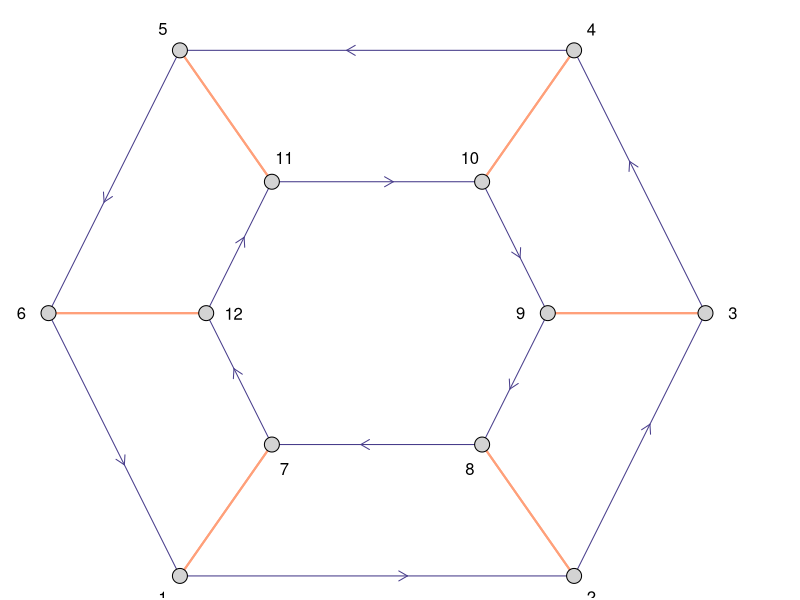

Recreate this plot in R. (Note: this script raises an error after producing the figure.)
#A5 in terms of generators and relations


# If I knew what CSS was this part might be less ugly.

# Bold serif fonts for headings, like "Cayley Graph" or "Permutations"
kahua.s <- "font-weight: bold; font-family: 'Liberation Serif', 'Nimbus Roman No 9 L', 'Hoefler Text', 'Times', 'Times New Roman', serif"

# Decent-sized sans serif fonts for subheadings like "Rewrite Rules" or "Defining Relations"
kahua   <- "font-size:large; font-family: 'Liberation Sans', 'Nimbus Sans L', 'Lucida Sans Unicode', 'Lucida Grande', 'FreeSans', 'Helvetica Neue', 'Helvetica', sans-serif"

# Formatting on the generators; 'r' gets royalblue, 'f' gets darkorange, both fixed-width fonts
kahuaf <- "<span style = \"color:darkorange; font-weight: bold; font-family: 'Liberation Mono', 'Nimbus Mono L', 'DejaVu Mono', 'Bitstream Sans Mono', 'Bitstream Vera Mono', 'Lucida Console', 'Andale Mono', 'Courier New', monospace\">f</span>"
kahuar <- "<span style = \"color:royalblue; font-weight: bold; font-family: 'Liberation Mono', 'Nimbus Mono L', 'DejaVu Mono', 'Bitstream Sans Mono', 'Bitstream Vera Mono', 'Lucida Console', 'Andale Mono', 'Courier New', monospace\">r</span>"
identiteit <- "<span style = \"font-weight: bold; font-family: 'Liberation Serif', 'Nimbus Roman No 9 L', 'Hoefler Text', 'Times', 'Times New Roman', serif\">I</span>"
# here's some fixed-width whitespace so that we can kludge in some text alignment between lines
whitespace <- "<span style = \"font-weight: bold; font-family: 'Liberation Mono', 'Nimbus Mono L', 'DejaVu Mono', 'Bitstream Sans Mono', 'Bitstream Vera Mono', 'Lucida Console', 'Andale Mono', 'Courier New', monospace\">&nbsp;</span>"

# sadly rep(whitespace,n) does not do what I want so here is a silly function
# If I ever had delusions of being a programmer this should put those notions to rest
# If I remembered how sprintf() works this could be much cleaner
Leerraum <- function(n){ #it takes an integer n and returns a string of n non-breaking spaces
  peaCrabs <- ""
  for (i in 1:n){
    peaCrabs <- paste0(peaCrabs,whitespace)
  }
  return(peaCrabs)
}

# Let's see if we can make a function that takes a word made out of r and f
# and returns some HTML we can render for a prettier word display
# 'sana' is Finnish for 'group element expressed in terms of generato elements'

CD6.manifestWord <- function(sana){ # we get ourselves a string of 'r's and 'f's
  separo <- unlist(strsplit(sana, split="")) # we explode the string 'sana' into a vector of single characters 'separo'
  slovo <- ""
  if (length(separo)==0) return(identiteit) # in the dataframe the identity element is "" but when we display it we call it "I"
  for (i in 1:length(separo)){
    slovo <- paste0(slovo,ifelse(separo[i]=="f",kahuaf,kahuar)) # and we paste in the html over and over
  }
  return(slovo)
}

# here we start doing math




CD6.makeDataFrame <- function() {
  r1 <- 3.7 #distance to outer pentagon
  V <- matrix(nrow = 12, ncol = 2)
  V[1:6,1] <- c(2, 5, 6, 5, 2, 1)
  V[1:6,2] <- c(0, 0, 2, 4, 4, 2)
  r2 <- 3 #distance to inner pentagon
  V[7:12,1] <- c(2.7, 4.3, 4.8, 4.3, 2.7, 2.2)
  V[7:12,2] <- c(1, 1, 2, 3, 3, 2)
  
  # magic numbers; the function tables for r and f
  rdest <- c(2,3,4,5,6,1,12,7,8,9,10,11)
  fdest <- c(7,8,9,10,11,12,1,2,3,4,5,6)
  
  # 60
  N <- 12
  
  DF <- data.frame(x=V[1:N,1],
                   y=V[1:N,2],
                   rdest=rdest,
                   fdest=fdest,
                   rsrc=integer(12),
                   label=as.character(1:N),
                   sana=rep("",N),
                   color =rep("lightgray",N),
                   perm=rep("",N),
                   stringsAsFactors=FALSE)
  
  
  # insane code for creating the canonical sequence of r and f to label each vertex of the graph.
  # Should probably come up with a more elegant way to do this
  while (min(nchar(DF$sana)) == 0){
    for (indeksi in 1:12){
      if (indeksi == 1 | nchar(DF$sana[indeksi])>0){
        rtarget <- DF$rdest[indeksi]
        rsana <- paste("r",DF$sana[indeksi],sep="")
        ftarget <- DF$fdest[indeksi]
        fsana <- paste("f",DF$sana[indeksi],sep="")
        if (nchar(DF$sana[rtarget])==0){
          DF$sana[rtarget] <- rsana
        }
        if (nchar(DF$sana[ftarget])==0){
          DF$sana[ftarget] <- fsana
        }
      }
    }
  }
  
  # and now that we have some sort of sequence of r and f that gets to each node, multiply by I
  # because that will put everything into our standard form.
  for (xarisxis in 1:12){
    DF$sana[xarisxis] <- CD6.multiply(DF$sana[xarisxis],"")
  }
  
  # Time to fill in the rsrc column
  for (xarisxis in 1:12){
    DF$rsrc[xarisxis]<-which(DF$rdest==xarisxis)
  }
  return(DF)
}








uqqw<-integrate(function(x) 1/log(x)+1/(1-x),0,1);xvc<-uqqw$value;cvx<-1-xvc # yup
i_to_the_i <- exp(-pi/2) # i to the i is real and equals sqrt(exp(-pi))






# OK time to draw some graph
CD6.drawGraph <- function(DF, permlabel=FALSE) { # not using the permlabel argument but leaving it in because hope springs eternal
  xr0 <- DF[DF$rsrc,1]; yr0 <- DF[DF$rsrc,2]  # the coordinates for where an r is coming from
  xr1 <- DF[DF$rdest,1];yr1 <- DF[DF$rdest,2] # the coordinates for where r takes us
  xf1 <- DF[DF$fdest,1];yf1 <- DF[DF$fdest,2] # the coordinates for where f takes us
  xv1 <- xr0 - DF$x; yv1 <- yr0 - DF$y # vector components for incoming r vector
  xv2 <- xr1 - DF$x; yv2 <- yr1 - DF$y # vector components for outgoing r vector
  xv3 <- xf1 - DF$x; yv3 <- yf1 - DF$y # vector components for f vector
  norme1 <- sqrt(xv1^2+yv1^2); norme2 <- sqrt(xv2^2+yv2^2);norme3 <- sqrt(xv3^2+yv3^2) # some Euclidean norms
  xv1 <- xv1/norme1; yv1 <- yv1/norme1 # normalize the vectors now
  xv2 <- xv2/norme2; yv2 <- yv2/norme2 # I hope no one but me ever has to debug this
  xv3 <- xv3/norme3; yv3 <- yv3/norme3 # because this is bad even for me
  ks12 <- xv1*xv2+yv1*yv2; ks13<- xv1*xv3+yv1*yv3; ks23 <- xv2*xv3+yv2*yv3 # ksab is the product of vector a with vector b
  for (i in 1:12){ # I should really figure out how to vectorize this
    smks <- min(ks12[i],ks13[i],ks23[i]) # the widest angle has the smallest cosine (not true in general but true for our diagram)
    if (ks12[i]==smks){
      xv3[i] <- -2*xv3[i]
      yv3[i] <- -2*yv3[i]; next # I am going to programmer hell
    }
    if (ks13[i]==smks){
      xv2[i] <- -2*xv2[i]
      yv2[i] <- -2*yv2[i]; next
    }
    xv1[i] <- -2*xv1[i] 
    yv1[i] <- -2*yv1[i] 
  }
  offx <- xv1 + xv2 + xv3; offy <- yv1 + yv2 + yv3
  xoffset <- offx*i_to_the_i/sqrt(offx^2+offy^2);yoffset <- offy*i_to_the_i/sqrt(offx^2+offy^2) # this is going to be hard to debug
  par(mar=c(.1,.1,.1,.1))  #narrow margins
  # start an empty plot, just big enough, and make sure the aspect ratio is forced to 1
  plot(NULL,xlim = c(1.05*min(DF$x),1.05*max(DF$x)),ylim = c(1.05*min(DF$y),1.05*max(DF$y)),axes = FALSE, asp = 1)
  arrows(DF$x,DF$y,(xvc*xr1+cvx*DF$x),(xvc*yr1+cvx*DF$y),length = 0.1,col="DarkSlateBlue") # draw blue arrows
  segments((xvc*xr1+cvx*DF$x),(xvc*yr1+cvx*DF$y),xr1,yr1,col="DarkSlateBlue") # these represent multiplication by r
  segments(DF$x,DF$y,xf1,yf1,col = "lightsalmon", lwd = 2) # no arrowheads because f is order 2
  points(DF$x,DF$y,pch=21,bg = DF$color, col = "black", cex=2) # and now we draw the vertices, after the lines
  text(DF$x+xoffset,DF$y+yoffset,DF$label) # now we actually label
}



CD6.multiply <- function(a,b) {
  x <- paste("rrrrrr",a,b,sep="") # collapsing it down to standard form is messy so don't question me
  oldx <- "xyzzy" # initialize previous non-standard generator form with nonsense
  while (x!=oldx){ # I could have left it as a for loop but I thought it would be more elegant like this
    oldx <- x # before we mess with it, keep a copy for reference
    x <- sub("rrrrrr","",x)
    x <- sub("ff","",x) # two flips equals nothing
    x <- sub("frfr", "", x)
    x <- sub("rf","frrrrr",x) # flip,rotate,flip = counter-rotate,flip,counter-rotate
    x <- sub("rrf","frrrr",x) # flip,counter-rotate,flip = rotate,flip,rotate
    x <- sub("rrrf","frrr",x) # flip,counter-rotate,flip = rotate,flip,rotate
    x <- sub("rrrrf","frr",x) # flip,counter-rotate,flip = rotate,flip,rotate
    x <- sub("rrrrrf","fr",x) # flip,counter-rotate,flip = rotate,flip,rotate
  }
  return(x)
}








CD6.power <- function(a,n){
  x <-a # it does pretty much what you'd expect
  while (n>1){
    x <- CD6.multiply(x,a) # it's multiplying
    n <- n-1 # n times
  }
  return(x)
}







CD6.markVertex <- function(DF,x,color) {
  if (is.character(x)){
    x <- CD6.multiply(x,"")
    x <- which(DF$sana == x)
  }
  DF$color[x] <- color # replaced hardcoded column number with column name
  return(DF)
} 







D6DF <- CD6.makeDataFrame() #this seems like a weird place to put this but whatever

# A5DF <- CA5.markVertex(A5DF,"frrrf","orangered")
# A5DF <- CA5.markVertex(A5DF,59,"cornflowerblue")
CD6.drawGraph(D6DF)





CD6.makePerm <- function(DF,sana,IVert ="I", rSana = "(123456)", fSana = "(12)(34)(56)"){
  product = IVert # start with the identity
  n <- nchar(sana) # how many elements are in the generator word
  if (n > 0) # as long as it's not stupid,
    for (i in (1:nchar(sana))){ # loop through the word
      g <- substr(sana,i,i) # we might be able to do this with strsplit()
      product <- Perm.multiply(product,ifelse(g=="f",fSana,rSana)) # use Perm.multiply to multiply perms
    }
  return (product)
}






CD6.makePerms <- function(DF,rSana = "(123456)", fSana = "(12)(34)(56)"){
  for (i in (1:nrow(DF))){
    DF$perm[i] <- CD6.makePerm(DF,DF$sana[i],"I",rSana,fSana)
    DF$label[i] <- DF$perm[i] # This will work for now but once you make perms you can never go back
  }
  return (DF)
}





D6DF <- CD6.makePerms(D6DF)
# CA5.drawGraph(A5DF)


# findClosestVertex takes an x and y coordinate
# and unsurprisingly enough, finds the closest vertex to that position
# through the straightforward approach of calculating all the distances
CD6.findClosestVertex <- function(x,y){
  DF <- CD6.makeDataFrame()
  distsq <- numeric(6)
  for (i in 1:12){
    distsq[i] <- (DF[i,1]-x)^2+(DF[i,2]-y)^2
  }
  k <- which(distsq == min(distsq))
  stopifnot(length(k)==1)
  return(k)
}
